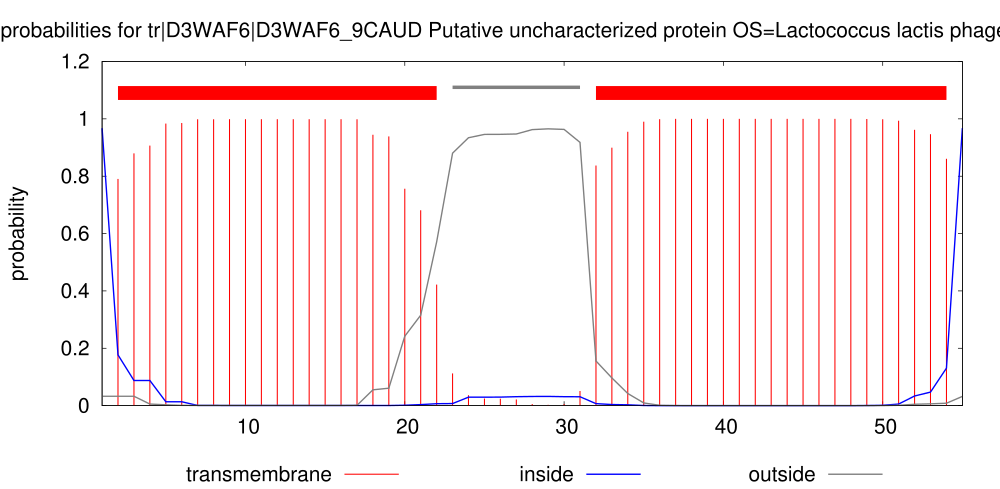

The script that saved this image:
set arrow from 1,1.07 to 1,1.07 nohead lt 3 lw 10
set arrow from 2,1.09 to 22,1.09 nohead lt 1 lw 40
set arrow from 23,1.11 to 31,1.11 nohead lt 9 lw 10
set arrow from 32,1.09 to 54,1.09 nohead lt 1 lw 40
set arrow from 55,1.07 to 55,1.07 nohead lt 3 lw 10
set key below
set title "TMHMM posterior probabilities for tr|D3WAF6|D3WAF6_9CAUD Putative uncharacterized protein OS=Lactococcus lactis phage p2 PE=4 SV=1 ORF=49"
set yrange [0:1.2]
set size 2., 1.4
#set xlabel "position"
set ylabel "probability"
set xrange [1:55]
# Make the ps plot
set term postscript eps color solid "Helvetica" 30
set output "./TMHMM_9908/tr_D3WAF6_D3WAF6_9CAUD.eps"
plot "./TMHMM_9908/tr_D3WAF6_D3WAF6_9CAUD.plp" using 1:4 title "transmembrane" with impulses lt 1 lw 3, \
"" using 1:3 title "inside" with line lt 3 lw 4, \
"" using 1:5 title "outside" with line lt 9 lw 4
exit
